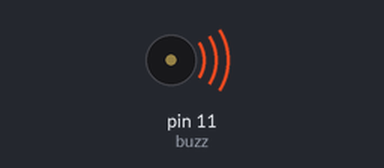
This sketch was run on a simulated Arduino Uno, built with avr-gcc and run on an emulated ATmega328P. Shown: buzzer (waves = sounding).

Above: at 0.5 s.
Timing chart, 0 to 21.5 s (numbered marks = the images above):
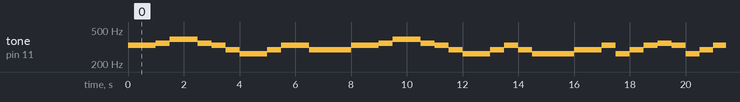

Measured:
- by itself, tone on pin 11 (buzz): plays 330 Hz for 1.0 s, 349 Hz for 0.50 s, 392 Hz for 1.0 s, 349 Hz for 0.50 s, 330 Hz for 0.50 s, 294 Hz for 0.50 s … (136 notes in this stretch)

The sketch:

sketch_mar14a.ino
```cpp
int buzz = 11;
int am = 210;
int bm = 240;
int c = 262;
int d = 294;
int e = 330;
int f = 349;
int g = 392;
int a = 440;
int b = 493;
int cm = 524;
int playtime = 500;
int t = 500;
void setup() {
  // put your setup code here, to run once:
  digitalWrite(buzz,OUTPUT);
}

void loop() {
  // put your main code here, to run repeatedly:


  tone(buzz,e,playtime);
  digitalWrite(buzz, LOW);
  delay(t);
  tone(buzz,e,playtime);
  digitalWrite(buzz, LOW);
  delay(t);
  tone(buzz,f,playtime);
  digitalWrite(buzz, LOW);
  delay(t);
  tone(buzz,g,playtime);
  digitalWrite(buzz, LOW);
  delay(t);
  tone(buzz,g,playtime);
  digitalWrite(buzz, LOW);
  delay(t);
  tone(buzz,f,playtime);
  digitalWrite(buzz, LOW);
  delay(t);
  tone(buzz,e,playtime);
  digitalWrite(buzz, LOW);
  delay(t);
  tone(buzz,d,playtime);
  digitalWrite(buzz, LOW);
  delay(t);
  tone(buzz,c,playtime);
  digitalWrite(buzz, LOW);
  delay(t);
  tone(buzz,c,playtime);
  digitalWrite(buzz, LOW);
  delay(t);
  tone(buzz,d,playtime);
  digitalWrite(buzz, LOW);
  delay(t);
  tone(buzz,e,playtime);
  digitalWrite(buzz, LOW);
  delay(t);
  tone(buzz,e,playtime);
  digitalWrite(buzz, LOW);
  delay(t);
  tone(buzz,d,playtime);
  digitalWrite(buzz, LOW);
  delay(t);
  tone(buzz,d,1000);
  digitalWrite(buzz, LOW);
  delay(1000);


  tone(buzz,e,playtime);
  digitalWrite(buzz, LOW);
  delay(t);
  tone(buzz,e,playtime);
  digitalWrite(buzz, LOW);
  delay(t);
  tone(buzz,f,playtime);
  digitalWrite(buzz, LOW);
  delay(t);
  tone(buzz,g,playtime);
  digitalWrite(buzz, LOW);
  delay(t);
  tone(buzz,g,playtime);
  digitalWrite(buzz, LOW);
  delay(t);
  tone(buzz,f,playtime);
  digitalWrite(buzz, LOW);
  delay(t);
  tone(buzz,e,playtime);
  digitalWrite(buzz, LOW);
  delay(t);
  tone(buzz,d,playtime);
  digitalWrite(buzz, LOW);
  delay(t);
  tone(buzz,c,playtime);
  digitalWrite(buzz, LOW);
  delay(t);
  tone(buzz,c,playtime);
  digitalWrite(buzz, LOW);
  delay(t);
  tone(buzz,d,playtime);
  digitalWrite(buzz, LOW);
  delay(t);
  tone(buzz,e,playtime);
  digitalWrite(buzz, LOW);
  delay(t);
  tone(buzz,d,playtime);
  digitalWrite(buzz, LOW);
  delay(t);
  tone(buzz,c,playtime);
  digitalWrite(buzz, LOW);
  delay(t);
  tone(buzz,c,1000);
  digitalWrite(buzz, LOW);
  delay(1000);


  tone(buzz,d,playtime);
  digitalWrite(buzz, LOW);
  delay(t);
  tone(buzz,d,playtime);
  digitalWrite(buzz, LOW);
  delay(t);
  tone(buzz,e,playtime);
  digitalWrite(buzz, LOW);
  delay(t);
  tone(buzz,c,playtime);
  digitalWrite(buzz, LOW);
  delay(t);
  tone(buzz,d,playtime);
  digitalWrite(buzz, LOW);
  delay(t);
  tone(buzz,e,playtime);
  digitalWrite(buzz, LOW);
  delay(t);
  tone(buzz,f,playtime);
  digitalWrite(buzz, LOW);
  delay(t);
  tone(buzz,e,playtime);
  digitalWrite(buzz, LOW);
  delay(t);
  tone(buzz,c,playtime);
  digitalWrite(buzz, LOW);
  delay(t);
  tone(buzz,d,playtime);
  digitalWrite(buzz, LOW);
  delay(t);
  tone(buzz,e,playtime);
  digitalWrite(buzz, LOW);
  delay(t);
  tone(buzz,f,playtime);
  digitalWrite(buzz, LOW);
  delay(t);
  tone(buzz,e,playtime);
  digitalWrite(buzz, LOW);
  delay(t);
  tone(buzz,d,playtime);
  digitalWrite(buzz, LOW);
  delay(t);
  delay(10000);
}
```
